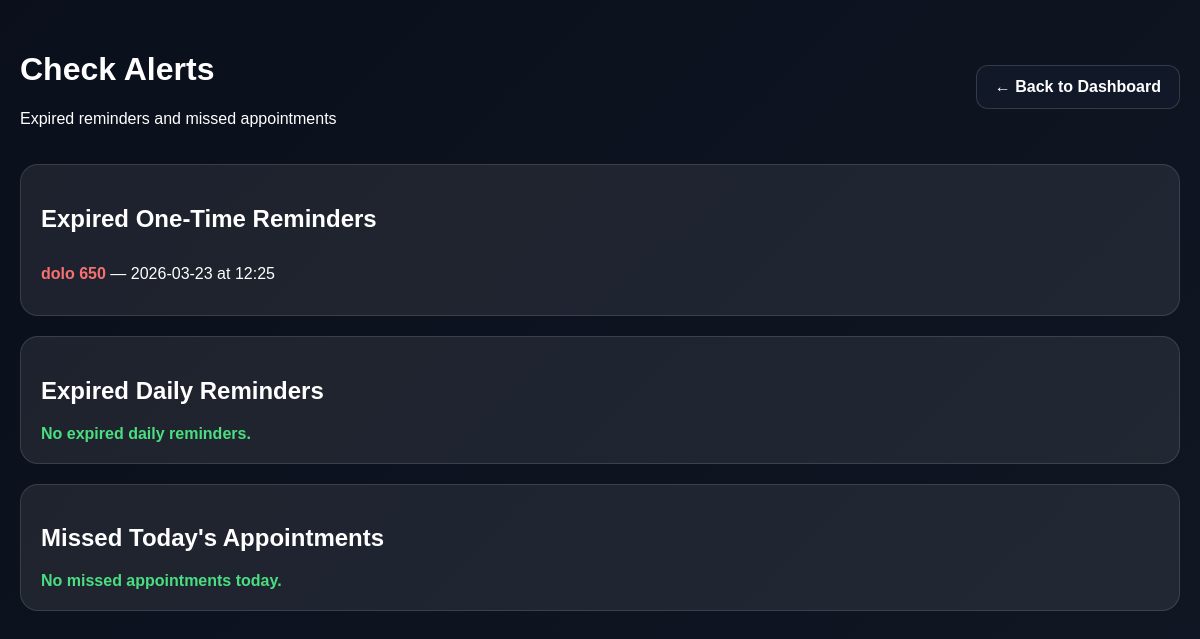
The app's page /admin/alerts (signed in) with its own data.
### tables this page shows
CREATE TABLE medicine_reminders (
            id INTEGER PRIMARY KEY AUTOINCREMENT,
            user_id INTEGER NOT NULL,
            name TEXT NOT NULL,
            dosage TEXT NOT NULL,
            date TEXT NOT NULL,
            end_date TEXT,
            time TEXT NOT NULL,
            schedule TEXT NOT NULL,
            FOREIGN KEY (user_id) REFERENCES users(id)
        );

### app.py (the view)
@app.route("/admin/alerts")
@admin_required
def admin_alerts():
    today = date.today().strftime("%Y-%m-%d")
    now_time = datetime.now().strftime("%H:%M")
    conn = get_db_connection()
    cursor = conn.cursor()
    cursor.execute("""
        SELECT medicine_reminders.*, users.full_name AS user_name, users.email AS user_email
        FROM medicine_reminders
        LEFT JOIN users ON medicine_reminders.user_id = users.id
        WHERE schedule = 'Once' AND date < ?
        ORDER BY date ASC, time ASC
    """, (today,))
    expired_once = cursor.fetchall()
    cursor.execute("""
        SELECT medicine_reminders.*, users.full_name AS user_name, users.email AS user_email
        FROM medicine_reminders
        LEFT JOIN users ON medicine_reminders.user_id = users.id
        WHERE schedule = 'Daily' AND end_date IS NOT NULL AND end_date < ?
        ORDER BY end_date ASC, time ASC
    """, (today,))
    expired_daily = cursor.fetchall()
    cursor.execute("""
        SELECT appointments.*, users.full_name AS user_name, users.email AS user_email
        FROM appointments
        LEFT JOIN users ON appointments.user_id = users.id
        WHERE date = ? AND time < ?
        ORDER BY time ASC
    """, (today, now_time))
    missed_appointments = cursor.fetchall()
    conn.close()
    return render_template(
        "admin_alerts.html",
        expired_once=expired_once,
        expired_daily=expired_daily,
        missed_appointments=missed_appointments
    )

### app.py (called while the page is built)
def get_db_connection():
    conn = sqlite3.connect("healthcare.db")
    conn.row_factory = sqlite3.Row
    return conn

def admin_required(f):
    @wraps(f)
    def decorated_function(*args, **kwargs):
        if "admin_id" not in session:
            return redirect(url_for("admin_login"))
        return f(*args, **kwargs)
    return decorated_function

### templates/admin_alerts.html (shortened to what this page needs)
<!DOCTYPE html>
<html lang="en">
<head>
</head>
<body>
    <div class="overlay">
        <div class="container">
            <div class="topbar">
                <div>
                    <h1>Check Alerts</h1>
                    <p>Expired reminders and missed appointments</p>
                </div>
                <a class="back-btn" href="/admin/dashboard">← Back to Dashboard</a>
            </div>
            <div class="section">
                <h2>Expired One-Time Reminders</h2>
                {% if expired_once %}
                    {% for rem in expired_once %}
                    <div class="item">
                        <span class="danger">{{ rem["name"] }}</span> — {{ rem["date"] }} at {{ rem["time"] }}
                    </div>
                    {% endfor %}
                {% else %}
                    <div class="empty">No expired one-time reminders.</div>
                {% endif %}
            </div>
            <div class="section">
                <h2>Expired Daily Reminders</h2>
                {% if expired_daily %}
                    {% for rem in expired_daily %}
                    <div class="item">
                        <span class="danger">{{ rem["name"] }}</span> — ended on {{ rem["end_date"] }}
                    </div>
                    {% endfor %}
                {% else %}
                    <div class="empty">No expired daily reminders.</div>
                {% endif %}
            </div>
            <div class="section">
                <h2>Missed Today's Appointments</h2>
                {% if missed_appointments %}
                    {% for appt in missed_appointments %}
                    <div class="item">
                        <span class="danger">Dr. {{ appt["doctor"] }}</span> — {{ appt["date"] }} at {{ appt["time"] }} — {{ appt["hospital"] }}
                    </div>
                    {% endfor %}
                {% else %}
                    <div class="empty">No missed appointments today.</div>
                {% endif %}
            </div>
        </div>
    </div>
</body>
</html>

### templates/admin_alerts.html (style rules this page uses)
* { box-sizing: border-box; }
body { margin: 0; font-family: Arial, sans-serif; background: linear-gradient(135deg, #0f172a, #1e293b, #111827); background-size: 300% 300%; animation: gradientMove 10s ease infinite; min-height: 100vh; color: white; }
.overlay { min-height: 100vh; background: rgba(0,0,0,0.35); padding: 30px 20px; }
.container { max-width: 1200px; margin: auto; }
.topbar { display: flex; justify-content: space-between; align-items: center; gap: 15px; flex-wrap: wrap; margin-bottom: 20px; }
.back-btn { text-decoration: none; background: #111827; color: white; padding: 12px 18px; border-radius: 12px; border: 1px solid rgba(255,255,255,0.15); font-weight: bold; }
.section { background: rgba(255,255,255,0.08); border: 1px solid rgba(255,255,255,0.12); border-radius: 18px; padding: 20px; margin-bottom: 20px; }
.item { padding: 12px 0; border-bottom: 1px solid rgba(255,255,255,0.08); }
.item:last-child { border-bottom: none; }
.empty { color: #4ade80; font-weight: bold; }
.danger { color: #f87171; font-weight: bold; }

### records on screen
medicine_reminders: name "dolo 650", date "2026-03-23", time "12:25"
